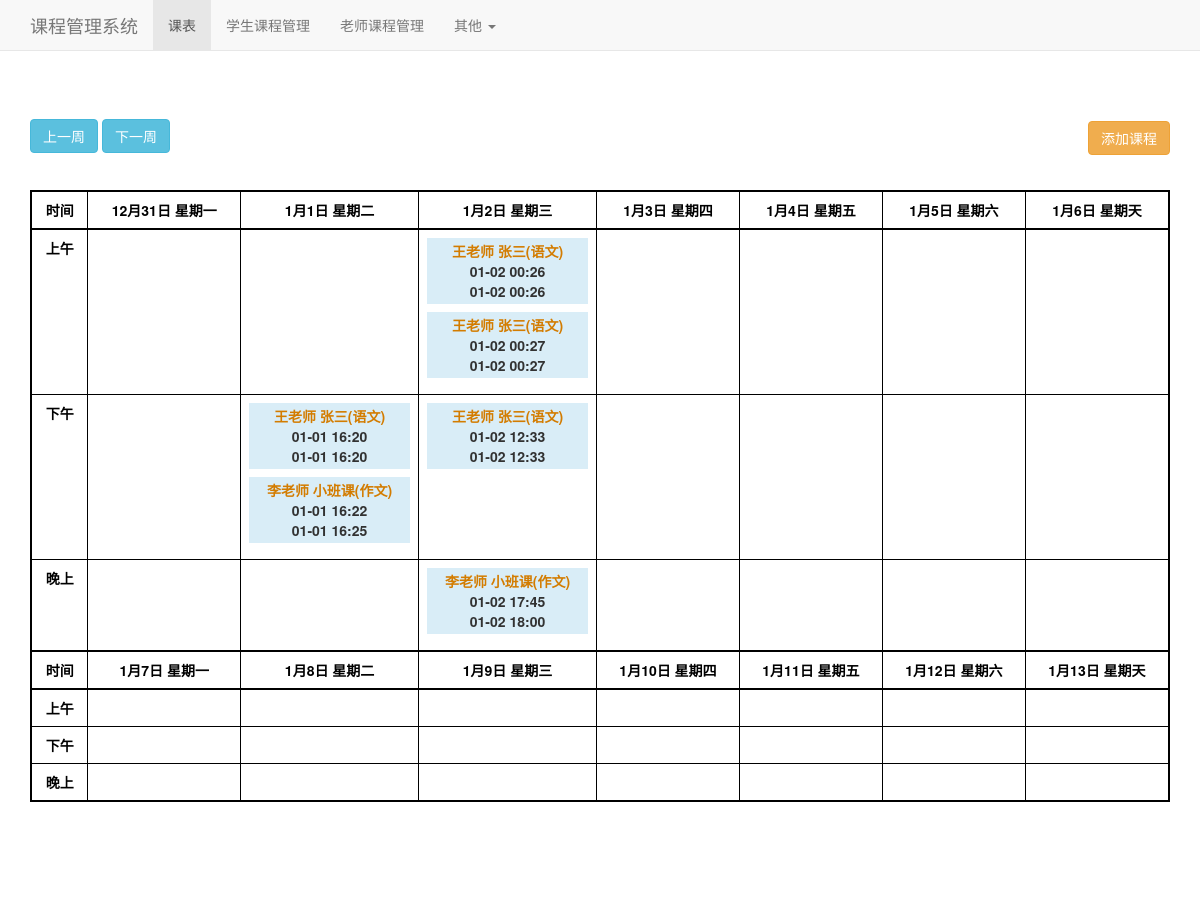
Page /lesson/schedule/ on the earlier database version.
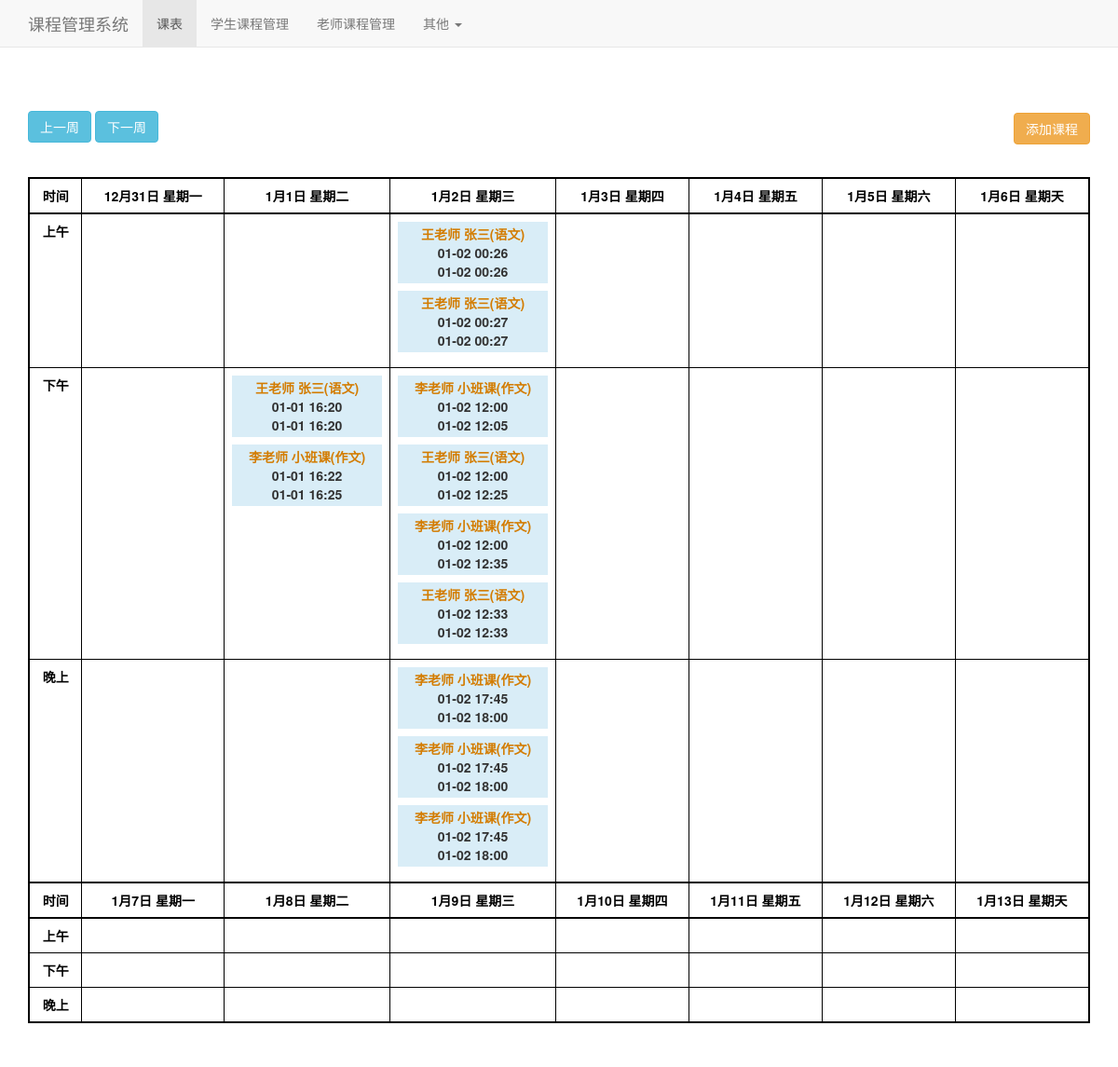
Same page on the later database version.
### lesson/models.py (models this page shows)
class ScheduleLessonInfo(models.Model):
    lesson_of_teacher = models.ForeignKey(verbose_name='老师课程', to=LessonOfTeacher, on_delete=models.CASCADE)
    start = models.DateTimeField(verbose_name='开始时间')
    end = models.DateTimeField(verbose_name='结束时间')
    class Meta:
        verbose_name = '排课表'
        verbose_name_plural = verbose_name

class LessonOfTeacher(models.Model):
    lesson = models.ForeignKey(verbose_name='课程信息', to=LessonInfo, on_delete=models.CASCADE)
    teacher = models.ForeignKey(verbose_name='老师信息', to='teacher.TeacherInfo', on_delete=models.CASCADE)
    price = models.DecimalField(verbose_name='老师课时费', max_digits=18, decimal_places=2)
    def __str__(self):
        return '%s %s' % (self.teacher, self.lesson)
    class Meta:
        verbose_name = '老师课程关系表'
        verbose_name_plural = verbose_name

class LessonInfo(models.Model):
    name = models.CharField(verbose_name='课程名称', max_length=50)
    subject = models.ForeignKey(verbose_name='科目种类', to=SubjectInfo, on_delete=models.CASCADE)
    def __str__(self):
        return self.name
    class Meta:
        verbose_name = '课程信息'
        verbose_name_plural = verbose_name

### teacher/models.py (models this page shows, shortened)
class TeacherInfo(models.Model):
    name = models.CharField(verbose_name='老师姓名', max_length=50)
    gender = models.BooleanField(verbose_name='性别', default=False)
    account = models.CharField(verbose_name='账号', max_length=50, default=random_account)
    password = models.CharField(verbose_name='密码', max_length=40, default='fd3d69aafa0d649b44d7d6cdf4c6159937cadac5')
    def __str__(self):
        return self.name
    class Meta:
        verbose_name = '老师信息'
        verbose_name_plural = verbose_name

### lesson/views.py (the view)
# urls.py: path('schedule/', ScheduleView.as_view()),
class ScheduleView(View):
    def get(self, request):
        date = request.GET.get('date')
        if not date:
            now = datetime.date.today()
        else:
            now = datetime.datetime.strptime(date, '%Y-%m-%d').date()
        lesson_of_teacher_list = LessonOfTeacher.objects.all()
        lesson_info_list = []
        for i in range(2):
            this_week_start = now - datetime.timedelta(days=now.weekday() - 7*i)
            schedule = ScheduleLessonInfo.objects.filter(start__gte=this_week_start, start__lt=this_week_start+datetime.timedelta(days=7)).order_by('start', 'end')
            date_list = []
            morning_list = []
            afternoon_list = []
            night_list = []
            for day in range(7):
                date = this_week_start + datetime.timedelta(days=day)
                d = '%s月%s日 %s' % (date.month, date.day, self.get_weed_day(date))
                date_list.append(d)
                schedule_date = schedule.filter(start__date=date)
                morning = schedule_date.filter(start__hour__lte=11)
                afternoon = schedule_date.filter(start__hour__range=(12, 16))
                night = schedule_date.filter(start__hour__gte=17)
                morning_list.append(morning)
                afternoon_list.append(afternoon)
                night_list.append(night)
            lesson_info = {
                'date_list': date_list,
                'morning': morning_list,
                'afternoon': afternoon_list,
                'night': night_list,
            }
            lesson_info_list.append(lesson_info)
        context = {
            'title': '课表',
            'modal_title': '课程安排',
            'add_button': '添加课程',
            'lesson_of_teacher_list': lesson_of_teacher_list,
            'lesson_info_list': lesson_info_list,
        }
        return render(request, 'lesson/schedule.html', context)
    def get_weed_day(self, date):
        week_day_dict = {
            0: '星期一',
            1: '星期二',
            2: '星期三',
            3: '星期四',
            4: '星期五',
            5: '星期六',
            6: '星期天',
        }
        day = date.weekday()
        return week_day_dict[day]

### templates/lesson/schedule.html (shortened to what this page needs)
{% extends "base.html" %}
{% block head %}
    <link rel="stylesheet" href="/static/css/bootstrap-datetimepicker.min.css">
{% endblock head %}
{% block navbar %}
    <li class="active"><a href="/lesson/schedule/">课表</a></li>
    <li><a href="/lesson/student/">学生课程管理</a></li>
    <li><a href="/lesson/teacher/">老师课程管理</a></li>
    <li class="dropdown">
        <a href="#" class="dropdown-toggle" data-toggle="dropdown" role="button" aria-haspopup="true" aria-expanded="false">
            其他 <span class="caret"></span>
        </a>
    </li>
{% endblock navbar %}
{% block search %}
<button type="button" class="btn btn-info" onclick="week(-1)">上一周</button>
<button type="button" class="btn btn-info" onclick="week(1)">下一周</button>
{% endblock search %}
{% block table %}
    {% for lesson_info in lesson_info_list %}
    <thead>
        <tr>
            <th>时间</th>
            {% for date in lesson_info.date_list %}
                <th>{{ date }}</th>
            {% endfor %}
        </tr>
    </thead>
    <tbody>
        <tr>
            <th scope="row">上午</th>
            {% for morning in lesson_info.morning %}
            <td class="text-muted">
                {% for lesson in morning %}
                <div class="lesson">
                    <div data-toggle="modal" data-target="#updateModal" onclick="update({{ lesson.id }})">
                        <div class="lesson_info">{{ lesson.lesson_of_teacher }}</div>
                        <div class="start_time">{{ lesson.start|date:'m-d H:i' }}</div>
                        <div class="end_time">{{ lesson.end|date:'m-d H:i' }}</div>
                    </div>
                </div>
                {% endfor %}
            </td>
            {% endfor %}
        </tr>
        <tr>
            <th scope="row">下午</th>
            {% for afternoon in lesson_info.afternoon %}
            <td class="text-muted">
                {% for lesson in afternoon %}
                <div class="lesson">
                    <div data-toggle="modal" data-target="#updateModal" onclick="update({{ lesson.id }})">
                        <div class="lesson_info">{{ lesson.lesson_of_teacher }}</div>
                        <div class="start_time">{{ lesson.start|date:'m-d H:i' }}</div>
                        <div class="end_time">{{ lesson.end|date:'m-d H:i' }}</div>
                    </div>
                </div>
                {% endfor %}
            </td>
            {% endfor %}
        </tr>
        <tr>
            <th scope="row">晚上</th>
            {% for night in lesson_info.night %}
            <td class="text-muted">
                {% for lesson in night %}
                <div class="lesson">
                    <div data-toggle="modal" data-target="#updateModal" onclick="update({{ lesson.id }})">
                        <div class="lesson_info">{{ lesson.lesson_of_teacher }}</div>
                        <div class="start_time">{{ lesson.start|date:'m-d H:i' }}</div>
                        <div class="end_time">{{ lesson.end|date:'m-d H:i' }}</div>
                    </div>
                </div>
                {% endfor %}
            </td>
            {% endfor %}
        </tr>
    </tbody>
    {% endfor %}
{% endblock table %}

### templates/base.html (shortened to what this page needs)
<!DOCTYPE html>
<html lang="zh">
<head>
    <link href="/static/css/bootstrap.min.css" rel="stylesheet">
    <link rel="stylesheet" href="/static/css/main.css">
    <link rel="stylesheet" href="/static/css/validation.css">
    {% block head %}{% endblock head %}
</head>
<body>
    <nav class="navbar navbar-default navbar-static-top">
        <div class="container">
            <div class="navbar-header">
                <a class="navbar-brand" href="#">课程管理系统</a>
            </div>
            <div id="navbar" class="navbar-collapse collapse">
                <ul class="nav navbar-nav">
                    {% block navbar %}{% endblock navbar %}
                </ul>
            </div>
        </div>
    </nav>
    <div class="jumbotron">
        <div class="container">
            <div class="row">
                <div class="col-xs-12 col-sm-6 col-md-8">
                    {% block search %}{% endblock search %}
                </div>
                <div class="col-xs-6 col-md-4">
                    <p class="text-right"><button type="button" class="btn btn-warning" data-toggle="modal" data-target="#updateModal" onclick="setUrl()">{{ add_button }}</button></p>
                </div>
            </div>
            <div class="table-responsive">
                <table class="table table-bordered table-hover">
                    {% block table %}{% endblock table %}
                </table>
            </div>
        </div>
    </div>
</body>
</html>

### static/css/main.css (style rules this page uses)
.table { background-color: #fff; }
.jumbotron { background-color: #fff; }
thead { border: 2px solid #000; }
tbody { border: 2px solid #000; }
.table-bordered tbody tr td, .table-bordered thead tr th, .table-bordered tbody tr th { border: 1px solid #000; }
.table th, .table td { text-align: center; }
.table-responsive .table { padding: 2px; color: #000; }
.lesson { margin-bottom: 8px; background-color: #d9edf7; padding: 3px 0; cursor: pointer; }
.lesson .start_time, .lesson .end_time { color: #323232; font-weight: bold; }
.lesson .lesson_info { font-weight: bold; color: #d37c00; }

Differences in the rows shown:
added ScheduleLessonInfo: lesson_of_teacher "李老师 小班课(作文)", start "01-02 12:00", end "01-02 12:05"
added ScheduleLessonInfo: lesson_of_teacher "王老师 张三(语文)", start "01-02 12:00", end "01-02 12:25"
added ScheduleLessonInfo: lesson_of_teacher "李老师 小班课(作文)", start "01-02 12:00", end "01-02 12:35"
added ScheduleLessonInfo: lesson_of_teacher "李老师 小班课(作文)", start "01-02 17:45", end "01-02 18:00"
added ScheduleLessonInfo: lesson_of_teacher "李老师 小班课(作文)", start "01-02 17:45", end "01-02 18:00"
